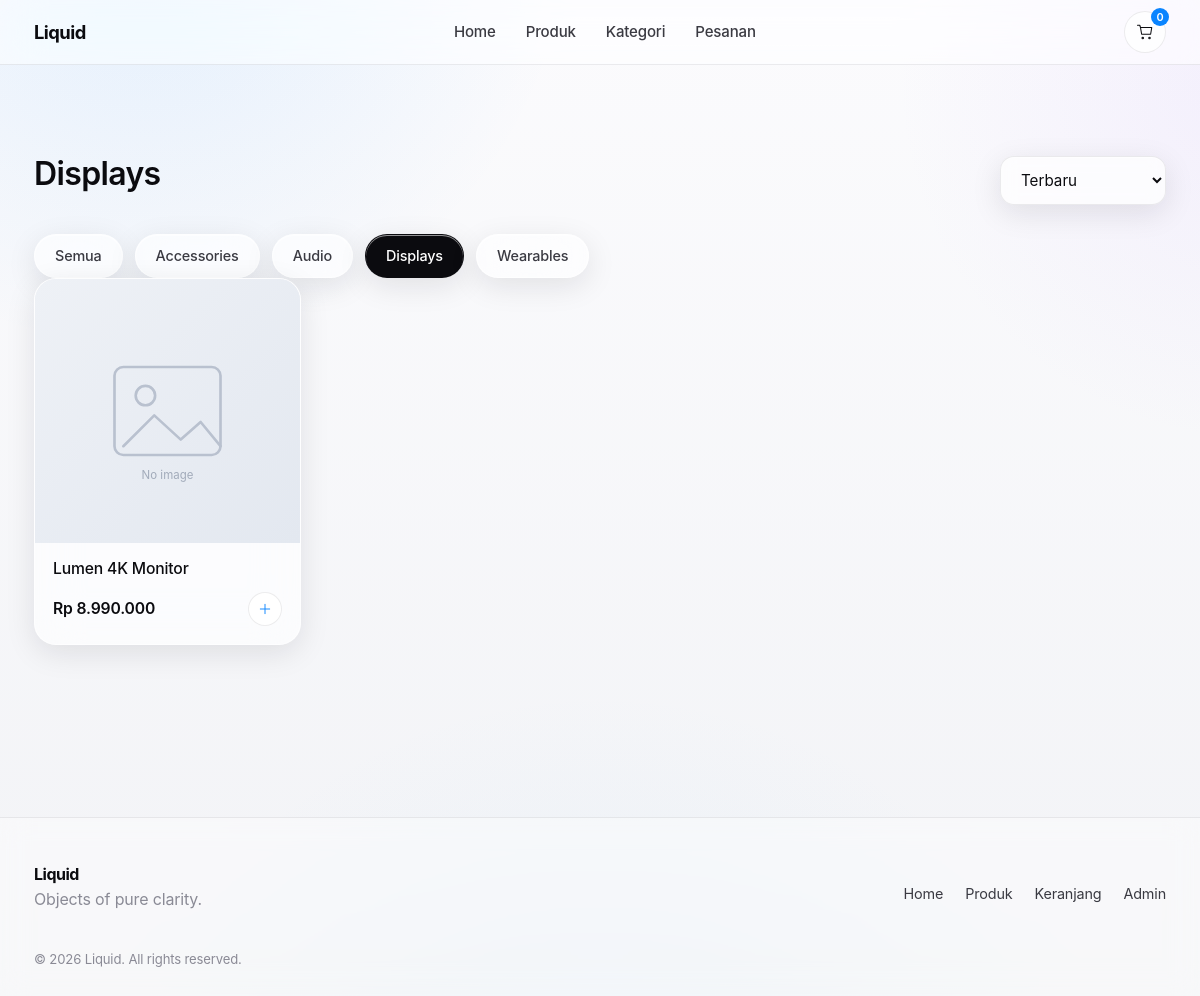
The page /category.php?slug=displays on the database its author committed.
### tables this page shows
CREATE TABLE IF NOT EXISTS `categories` (
  `id`         INT UNSIGNED NOT NULL AUTO_INCREMENT,
  `name`       VARCHAR(120) NOT NULL,
  `slug`       VARCHAR(140) NOT NULL,
  `icon`       VARCHAR(190) DEFAULT NULL,
  `created_at` DATETIME     NOT NULL DEFAULT CURRENT_TIMESTAMP,
  PRIMARY KEY (`id`),
  UNIQUE KEY `uq_categories_slug` (`slug`),
  KEY `idx_categories_name` (`name`)
);

CREATE TABLE IF NOT EXISTS `products` (
  `id`          BIGINT UNSIGNED NOT NULL AUTO_INCREMENT,
  `category_id` INT UNSIGNED    DEFAULT NULL,
  `name`        VARCHAR(190)    NOT NULL,
  `slug`        VARCHAR(210)    NOT NULL,
  `description` TEXT            DEFAULT NULL,
  `price`       DECIMAL(14,2)   NOT NULL DEFAULT 0.00,
  `stock`       INT             NOT NULL DEFAULT 0,
  `sold`        BIGINT UNSIGNED NOT NULL DEFAULT 0,
  `is_active`   TINYINT(1)      NOT NULL DEFAULT 1,
  `created_at`  DATETIME        NOT NULL DEFAULT CURRENT_TIMESTAMP,
  PRIMARY KEY (`id`),
  UNIQUE KEY `uq_products_slug` (`slug`),
  KEY `idx_products_category` (`category_id`),
  KEY `idx_products_active_created` (`is_active`, `created_at`),
  KEY `idx_products_active_sold` (`is_active`, `sold`),
  KEY `idx_products_price` (`price`),
  CONSTRAINT `fk_products_category` FOREIGN KEY (`category_id`)
    REFERENCES `categories` (`id`) ON DELETE SET NULL ON UPDATE CASCADE
);

### config.php (called while the page is built, shortened)
<?php
function db(): PDO
{
    static $pdo = null;
    if ($pdo instanceof PDO) {
        return $pdo;
    }
    $dsn = sprintf('mysql:host=%s;dbname=%s;charset=%s', DB_HOST, DB_NAME, DB_CHARSET);
    $options = [
        PDO::ATTR_ERRMODE            => PDO::ERRMODE_EXCEPTION,
        PDO::ATTR_DEFAULT_FETCH_MODE => PDO::FETCH_ASSOC,
        PDO::ATTR_EMULATE_PREPARES   => false,
        PDO::ATTR_PERSISTENT         => false,
    ];
    try {
        $pdo = new PDO($dsn, DB_USER, DB_PASS, $options);
    } catch (PDOException $e) {
        http_response_code(500);
        exit('Database connection failed.');
    }
    return $pdo;
}
require_once __DIR__ . '/includes/functions.php';

### includes/functions.php (called while the page is built, shortened)
<?php
function e(?string $s): string
{
    return htmlspecialchars((string)$s, ENT_QUOTES | ENT_SUBSTITUTE, 'UTF-8');
}
function url(string $path = ''): string
{
    return BASE_URL . '/' . ltrim($path, '/');
}
function money($amount): string
{
    return setting('currency', 'Rp') . ' ' . number_format((float)$amount, 0, ',', '.');
}
function cache_get(string $key, int $ttl)
{
    $file = CACHE_DIR . '/' . preg_replace('/[^a-z0-9_]/i', '_', $key) . '.cache';
    return null;
}
function cache_set(string $key, $value): void
{
    $file = CACHE_DIR . '/' . preg_replace('/[^a-z0-9_]/i', '_', $key) . '.cache';
}
function settings_all(): array
{
    $cached = cache_get('settings', 300);
    $rows = db()->query('SELECT `key`, `value` FROM settings')->fetchAll();
    $out = [];
    foreach ($rows as $r) {
        $out[$r['key']] = $r['value'];
    }
    return $out;
}
function setting(string $key, ?string $default = null): ?string
{
    $all = settings_all();
    return $all[$key] ?? $default;
}
function all_categories(): array
{
    $cached = cache_get('categories', 300);
    $rows = db()->query('SELECT id, name, slug, icon FROM categories ORDER BY name ASC')->fetchAll();
    return $rows;
}
function paginate(int $total, int $perPage, int $page): array
{
    $pages = max(1, (int)ceil($total / $perPage));
    $page  = min(max(1, $page), $pages);
    $offset = ($page - 1) * $perPage;
    return ['page' => $page, 'pages' => $pages, 'offset' => $offset, 'perPage' => $perPage, 'total' => $total];
}
function current_page_param(string $name = 'page'): int
{
    return max(1, (int)($_GET[$name] ?? 1));
}
function product_image_url(?string $path): string
{
    return url('assets/img/placeholder.svg');
}

### category.php (the view, shortened to what this page needs)
<?php
require_once __DIR__ . '/config.php';
$slug = isset($_GET['slug']) ? (string)$_GET['slug'] : '';
$sort = $_GET['sort'] ?? 'new';
$perPage = 12;
$page = current_page_param();
$category = null;
if ($slug !== '') {
    $cStmt = db()->prepare('SELECT id, name, slug FROM categories WHERE slug = ? LIMIT 1');
    $cStmt->execute([$slug]);
    $category = $cStmt->fetch();
}
$where = 'p.is_active = 1';
$params = [];
if ($category) {
    $where .= ' AND p.category_id = ?';
    $params[] = (int)$category['id'];
}
$orderMap = [
    'new'       => 'p.created_at DESC',
    'price_asc' => 'p.price ASC',
    'price_desc'=> 'p.price DESC',
    'popular'   => 'p.sold DESC',
];
$orderBy = $orderMap[$sort] ?? $orderMap['new'];
$countStmt = db()->prepare("SELECT COUNT(*) FROM products p WHERE $where");
$countStmt->execute($params);
$total = (int)$countStmt->fetchColumn();
$pg = paginate($total, $perPage, $page);
$sql = "SELECT p.id, p.name, p.slug, p.price,
    (SELECT path FROM product_images WHERE product_id = p.id ORDER BY is_primary DESC, sort_order ASC LIMIT 1) AS image
    FROM products p WHERE $where ORDER BY $orderBy LIMIT $perPage OFFSET {$pg['offset']}";
$listStmt = db()->prepare($sql);
$listStmt->execute($params);
$products = $listStmt->fetchAll();
$categories = all_categories();
$pageTitle = $category ? $category['name'] : 'Semua Produk';
require __DIR__ . '/includes/header.php';
function cat_link(array $q): string {
    return url('category.php') . '?' . http_build_query(array_filter($q, fn($v) => $v !== '' && $v !== null));
}
?>
<section class="section reveal">
    <div class="section-head">
        <h2><?= e($pageTitle) ?></h2>
        <form class="sort" method="get">
            <select name="sort" class="glass" onchange="this.form.submit()">
                <option value="new"        <?= $sort==='new'?'selected':'' ?>>Terbaru</option>
            </select>
        </form>
    </div>
    <div class="chips">
        <a class="chip glass<?= $slug===''?' active':'' ?>" href="<?= cat_link(['sort'=>$sort]) ?>">Semua</a>
        <?php foreach ($categories as $c): ?>
            <a class="chip glass<?= $slug===$c['slug']?' active':'' ?>" href="<?= cat_link(['slug'=>$c['slug'],'sort'=>$sort]) ?>"><?= e($c['name']) ?></a>
        <?php endforeach; ?>
    </div>
    <?php if (!$products): ?>
        <p class="muted">Belum ada produk di kategori ini.</p>
    <?php else: ?>
        <div class="grid">
            <?php foreach ($products as $p): ?>
                <?php include __DIR__ . '/includes/_product_card.php'; ?>
            <?php endforeach; ?>
        </div>
    <?php endif; ?>
</section>
<?php require __DIR__ . '/includes/footer.php'; ?>

### includes/_product_card.php (shortened to what this page needs)
<article class="card glass">
    <a class="card-media" href="<?= url('product.php?slug=' . urlencode($p['slug'])) ?>">
        <img src="<?= product_image_url($p['image']) ?>" alt="<?= e($p['name']) ?>" loading="lazy">
    </a>
    <div class="card-body">
        <a class="card-title" href="<?= url('product.php?slug=' . urlencode($p['slug'])) ?>"><?= e($p['name']) ?></a>
        <div class="card-foot">
            <span class="price"><?= money($p['price']) ?></span>
            <button class="btn-add" data-add-to-cart data-id="<?= (int)$p['id'] ?>" aria-label="Tambah ke keranjang">
                <svg viewBox="0 0 24 24" width="16" height="16" fill="none" stroke="currentColor" stroke-width="1.4" stroke-linecap="round"><path d="M12 5v14M5 12h14"/></svg>
            </button>
        </div>
    </div>
</article>

### assets/css/style.css (style rules this page uses)
:root { --bg:#f5f6f8; --surface:rgba(255,255,255,.62); --surface-solid:#ffffff; --stroke:rgba(255,255,255,.65); --hair:rgba(17,17,26,.08); --ink:#0b0b0f; --ink-2:#3a3a42; --muted:#8a8a95; --accent:#0a84ff; --accent-2:#bf9bff; --shadow-sm:0 1px 2px rgba(16,18,27,.04), 0 4px 16px rgba(16,18,27,.06); --shadow-md:0 8px 30px rgba(16,18,27,.10); --shadow-lg:0 20px 60px rgba(16,18,27,.14); --radius:22px; --radius-sm:14px; --radius-pill:999px; --blur:22px; --maxw:1180px; --sf:-apple-system,BlinkMacSystemFont,"SF Pro Display","SF Pro Text","Segoe UI",Inter,Roboto,Helvetica,Arial,sans-serif; }
* { box-sizing:border-box }
html { -webkit-text-size-adjust:100% }
body { margin:0;font-family:var(--sf);color:var(--ink); background:var(--bg); line-height:1.55;-webkit-font-smoothing:antialiased;text-rendering:optimizeLegibility; letter-spacing:-0.01em;overflow-x:hidden; }
img { max-width:100%;display:block }
a { color:inherit;text-decoration:none }
h1,h2,h3 { margin:0 0 .4em;font-weight:600;letter-spacing:-0.02em;line-height:1.15 }
h2 { font-size:clamp(1.4rem,3vw,2rem) }
.glass { background:var(--surface); -webkit-backdrop-filter:blur(var(--blur)) saturate(180%); backdrop-filter:blur(var(--blur)) saturate(180%); border:1px solid var(--stroke); box-shadow:var(--shadow-md), inset 0 1px 0 rgba(255,255,255,.55); border-radius:var(--radius); }
.section { padding:52px 0 }
.section-head { display:flex;align-items:center;justify-content:space-between;margin-bottom:28px }
.chips { display:flex;gap:12px;flex-wrap:wrap }
.chip { padding:10px 20px;border-radius:var(--radius-pill);font-size:.9rem;font-weight:500;color:var(--ink-2);transition:transform .2s, color .2s, box-shadow .2s }
.chip.active { background:var(--ink);color:#fff;border-color:transparent }
.grid { display:grid;grid-template-columns:repeat(4,1fr);gap:22px }
.card { overflow:hidden;transition:transform .25s ease, box-shadow .3s ease;display:flex;flex-direction:column }
.card-media { display:block;aspect-ratio:1/1;overflow:hidden;background:#eef0f4 }
.card-media img { width:100%;height:100%;object-fit:cover;transition:transform .5s ease }
.card-body { padding:16px 18px 18px;display:flex;flex-direction:column;gap:12px;flex:1 }
.card-title { font-weight:550;font-size:.98rem;line-height:1.3;color:var(--ink) }
.card-foot { display:flex;align-items:center;justify-content:space-between;margin-top:auto }
.price { font-weight:600;font-size:.98rem }
.btn-add { width:34px;height:34px;border-radius:var(--radius-pill);border:1px solid var(--hair); background:rgba(255,255,255,.8);color:var(--accent);cursor:pointer; display:flex;align-items:center;justify-content:center;transition:transform .2s, background .2s, color .2s; }
.field input,.field textarea,.field select,.lookup input,.search-inline input,.sort select { width:100%;padding:13px 16px;border-radius:var(--radius-sm); border:1px solid var(--hair);background:rgba(255,255,255,.7); font-family:inherit;font-size:.95rem;color:var(--ink);transition:border .2s, box-shadow .2s, background .2s; -webkit-backdrop-filter:blur(8px);backdrop-filter:blur(8px); }
.reveal { opacity:0;transform:translateY(24px);transition:opacity .7s cubic-bezier(.16,1,.3,1), transform .7s cubic-bezier(.16,1,.3,1) }
.reveal.in { opacity:1;transform:none }

### rows shown on the page
categories: name "Displays"
categories: name "Accessories"
categories: name "Audio"
categories: name "Wearables"
products: name "Lumen 4K Monitor", price "Rp 8.990.000"

### other values the page prints
setting('store_name', 'Liquid') "Liquid"
cart_count() "0"
setting('store_tagline', 'Objects of pure clarity.') "Objects of pure clarity."
